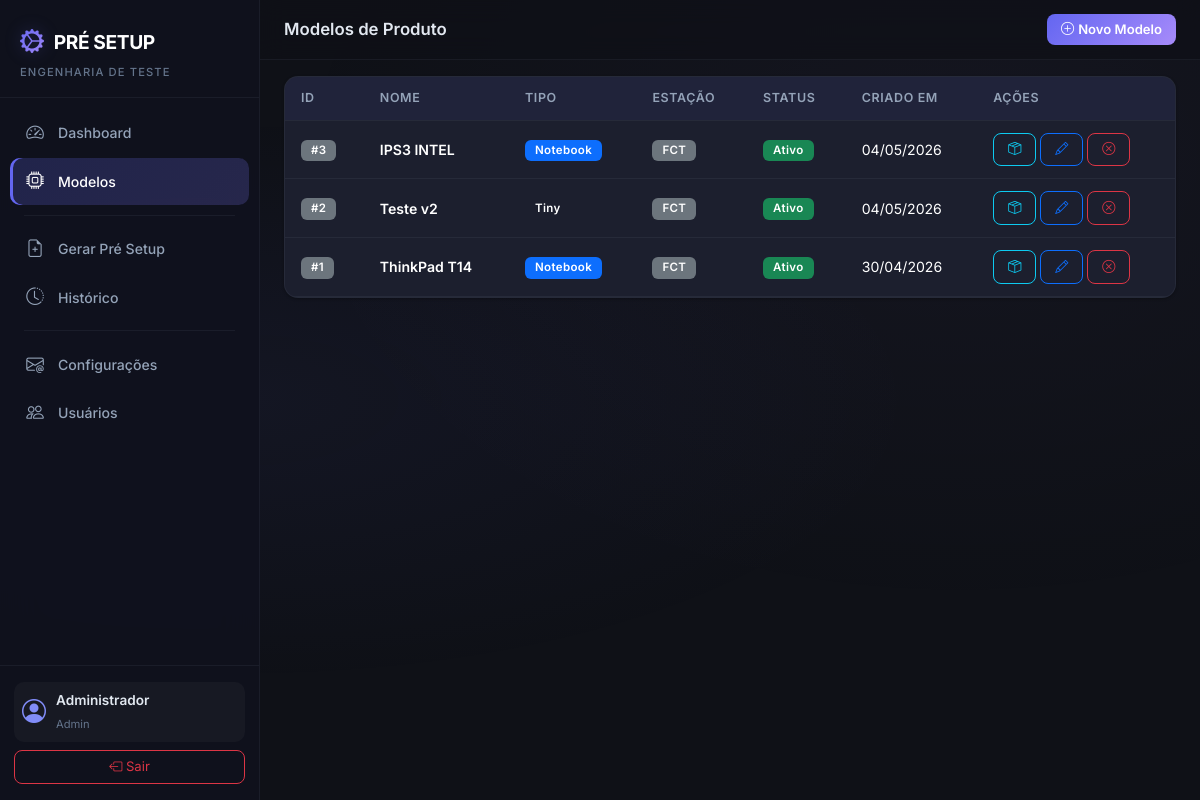
The app's page /models/ (signed in), older data.
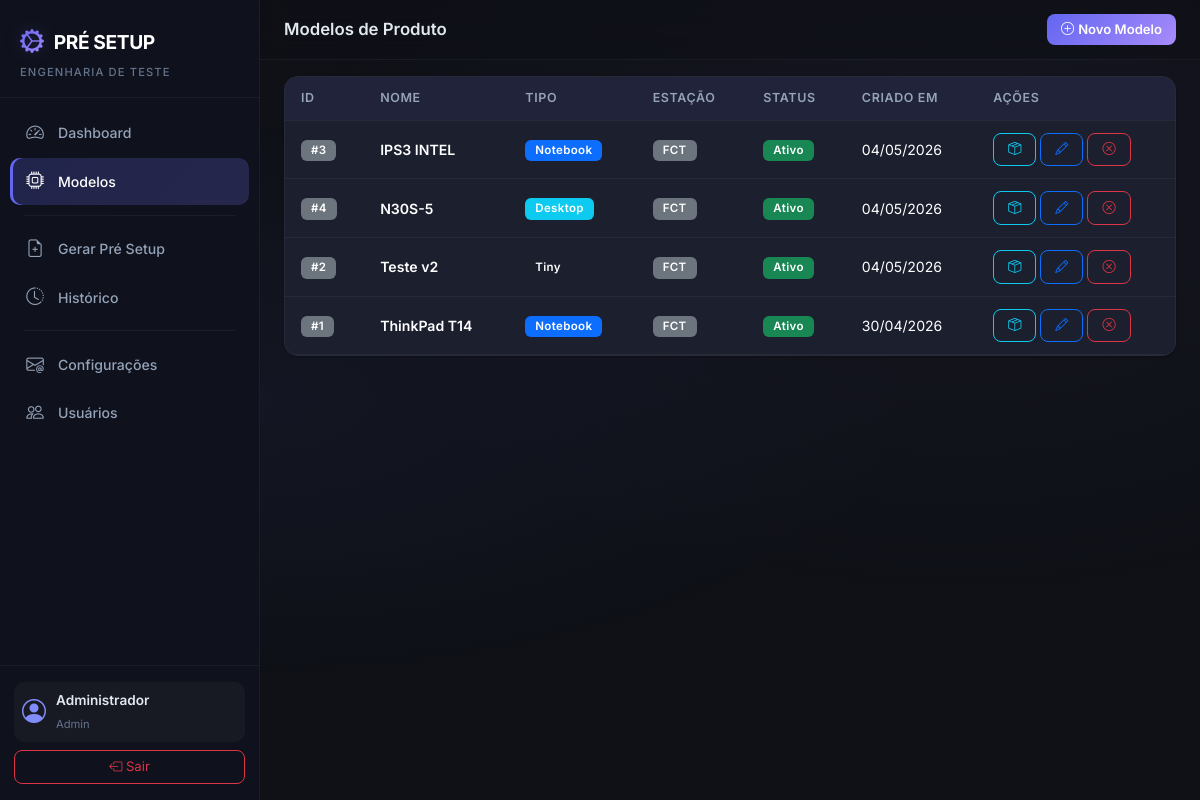
The same page, newer data.
### app/models.py (models this page shows, shortened)
class ProductModel(db.Model):
    __tablename__ = 'product_models'
    id = db.Column(db.Integer, primary_key=True)
    name = db.Column(db.String(150), unique=True, nullable=False)
    product_type = db.Column(db.String(50), nullable=False)  # Notebook, Desktop, Tiny
    station = db.Column(db.String(50), nullable=True)  # FCT, SHELL, IO
    is_active = db.Column(db.Boolean, default=True)
    created_at = db.Column(db.DateTime, default=datetime.utcnow)
    template_items = db.relationship('TemplateItem', backref='product_model', lazy='dynamic',
                                     cascade='all, delete-orphan')
    items = db.relationship('Item', backref='product_model', lazy='dynamic',
                            cascade='all, delete-orphan')
    setups = db.relationship('PreSetup', backref='product_model', lazy='dynamic')

### app/models_blueprint/routes.py (the view)
@models_bp.route('/')
@login_required
def index():
    models = ProductModel.query.order_by(ProductModel.name).all()
    return render_template('models/index.html', models=models, product_types=PRODUCT_TYPES)

### app/models.py (called while the page is built)
@login_manager.user_loader
def load_user(user_id):
    return User.query.get(int(user_id))

    @property
    def is_active(self):
        return self.is_active_user

### app/templates/models/index.html (shortened to what this page needs)
{% extends "base.html" %}
{% block page_title %}Modelos de Produto{% endblock %}
{% block page_actions %}
<button class="btn btn-primary btn-sm" data-bs-toggle="modal" data-bs-target="#createModal">
    <i class="bi bi-plus-circle me-1"></i>Novo Modelo
</button>
{% endblock %}
{% block content %}
<div class="card card-custom">
    <div class="card-body p-0">
        {% if models %}
        <div class="table-responsive">
            <table class="table table-custom mb-0">
                <thead>
                    <tr>
                        <th>ID</th>
                        <th>Nome</th>
                        <th>Tipo</th>
                        <th>Estação</th>
                        <th>Status</th>
                        <th>Criado em</th>
                        <th>Ações</th>
                    </tr>
                </thead>
                <tbody>
                    {% for model in models %}
                    <tr>
                        <td><span class="badge bg-secondary">#{{ model.id }}</span></td>
                        <td class="fw-semibold">{{ model.name }}</td>
                        <td>
                            <span class="badge
                                {% if model.product_type == 'Notebook' %}bg-primary
                                {% elif model.product_type == 'Desktop' %}bg-info
                                {% else %}bg-purple{% endif %}">
                                {{ model.product_type }}
                            </span>
                        </td>
                        <td>
                            {% if model.station %}
                                <span class="badge bg-secondary">{{ model.station }}</span>
                            {% else %}
                                <span class="text-muted small">N/A</span>
                            {% endif %}
                        </td>
                        <td>
                            {% if model.is_active %}
                                <span class="badge bg-success">Ativo</span>
                            {% else %}
                                <span class="badge bg-danger">Inativo</span>
                            {% endif %}
                        </td>
                        <td>{{ model.created_at.strftime('%d/%m/%Y') }}</td>
                        <td>
                            <a href="{{ url_for('models_blueprint.materials', model_id=model.id) }}"
                               class="btn btn-sm btn-outline-info" title="Materiais" target="_blank">
                                <i class="bi bi-box-seam"></i>
                            </a>
                            <button class="btn btn-sm btn-outline-primary" title="Editar"
                                    data-bs-toggle="modal" data-bs-target="#editModal{{ model.id }}">
                                <i class="bi bi-pencil"></i>
                            </button>
                            <form method="POST" action="{{ url_for('models_blueprint.toggle_status', model_id=model.id) }}" class="d-inline">
                                <button type="submit" class="btn btn-sm btn-outline-{{ 'danger' if model.is_active else 'success' }}" title="{{ 'Desativar' if model.is_active else 'Ativar' }}">
                                    <i class="bi bi-{{ 'x-circle' if model.is_active else 'check-circle' }}"></i>
                                </button>
                            </form>
                        </td>
                    </tr>
                    {% endfor %}
                </tbody>
            </table>
        </div>
        {% else %}
        <div class="text-center py-5">
            <i class="bi bi-cpu display-4 text-muted"></i>
            <p class="text-muted mt-3">Nenhum modelo cadastrado.</p>
        </div>
        {% endif %}
    </div>
</div>
{% endblock %}

Row changes from the older to the newer data that the page shows:
added ProductModel: id "4", name "N30S-5", product_type "Desktop", station "FCT", is_active "Ativo", created_at "04/05/2026"
